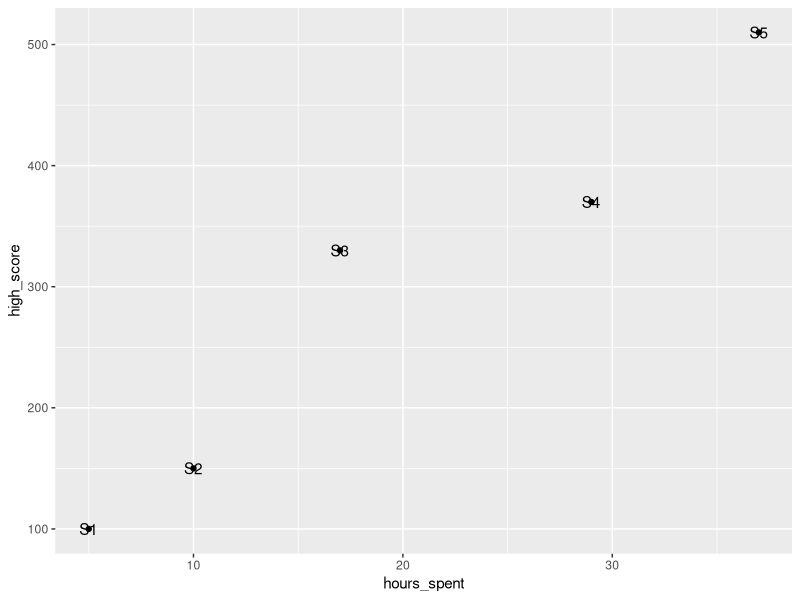
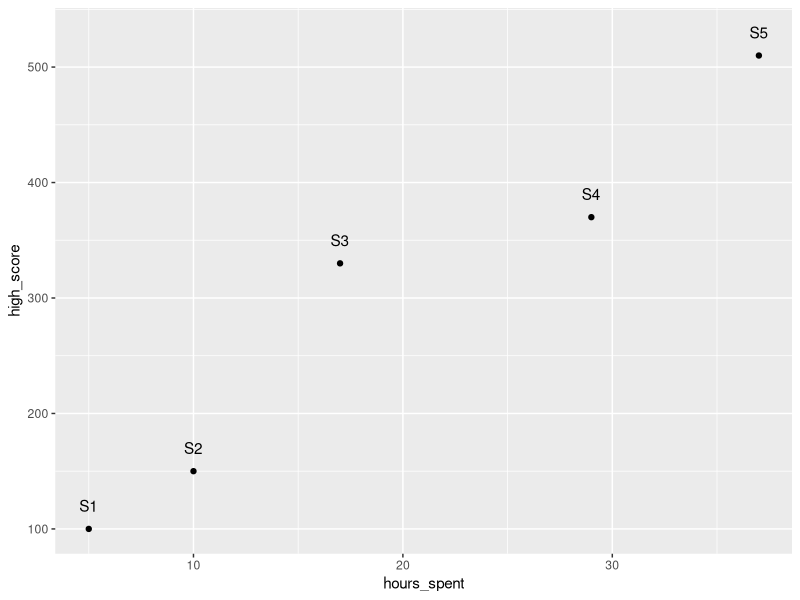
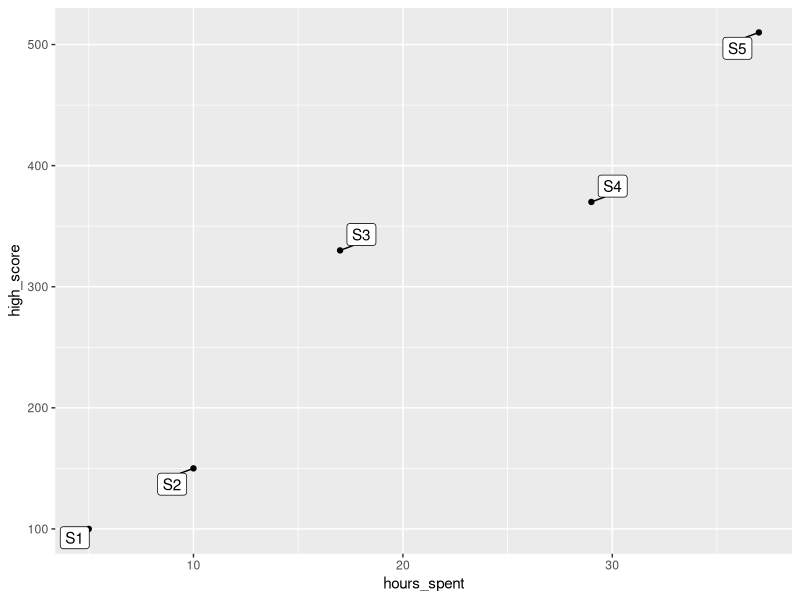
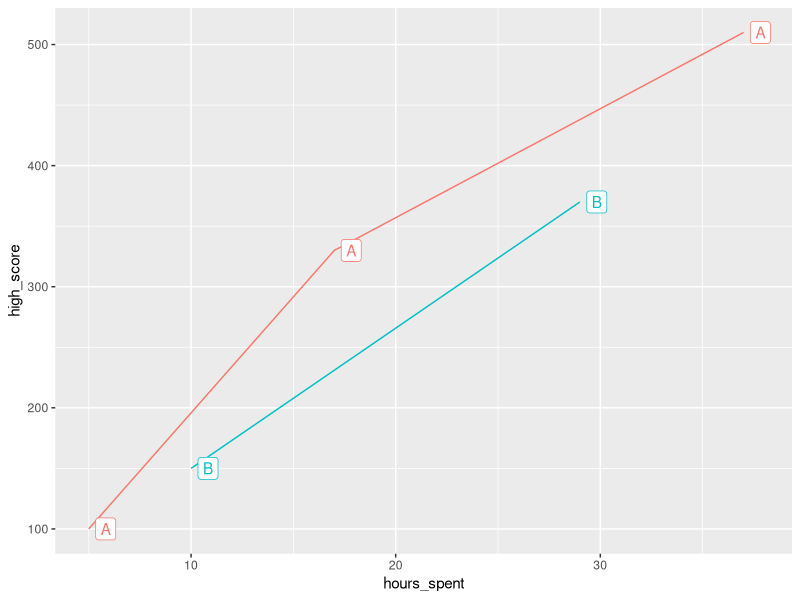

The R source for these figures, in order:
library('tidyverse')

names <- c("S1","S2","S3","S4","S5")
hours_spent <- c(5,10,17,29,37)
high_score <- c(100,150,330,370,510)
data <- data.frame(names, hours_spent, high_score)
view(data)
data2 <- tibble(names, hours_spent, high_score)
view(data2)
data
ggplot(data, aes(hours_spent, high_score)) +
  geom_point() +
  geom_text(label = names)

?geom_text

ggplot(data, aes(hours_spent, high_score)) +
  geom_point() +
  geom_text(label = names, nudge_y = 20)

# Install ggrepel package
install.packages("ggrepel")
library("ggrepel")

ggplot(data, aes(hours_spent, high_score)) +
  geom_point() +
  geom_label_repel(label = names)

?geom_label_repel

#======================================================

age_group <- c('A','B','A','B','A')
data$age_group <- age_group

data


ggplot(data, aes(x = hours_spent, y = high_score, color = age_group)) +
  geom_line() +
  geom_label_repel(aes(label = age_group),
                    nudge_x = .75) +
  theme(legend.position = "none")


#======================================================================
